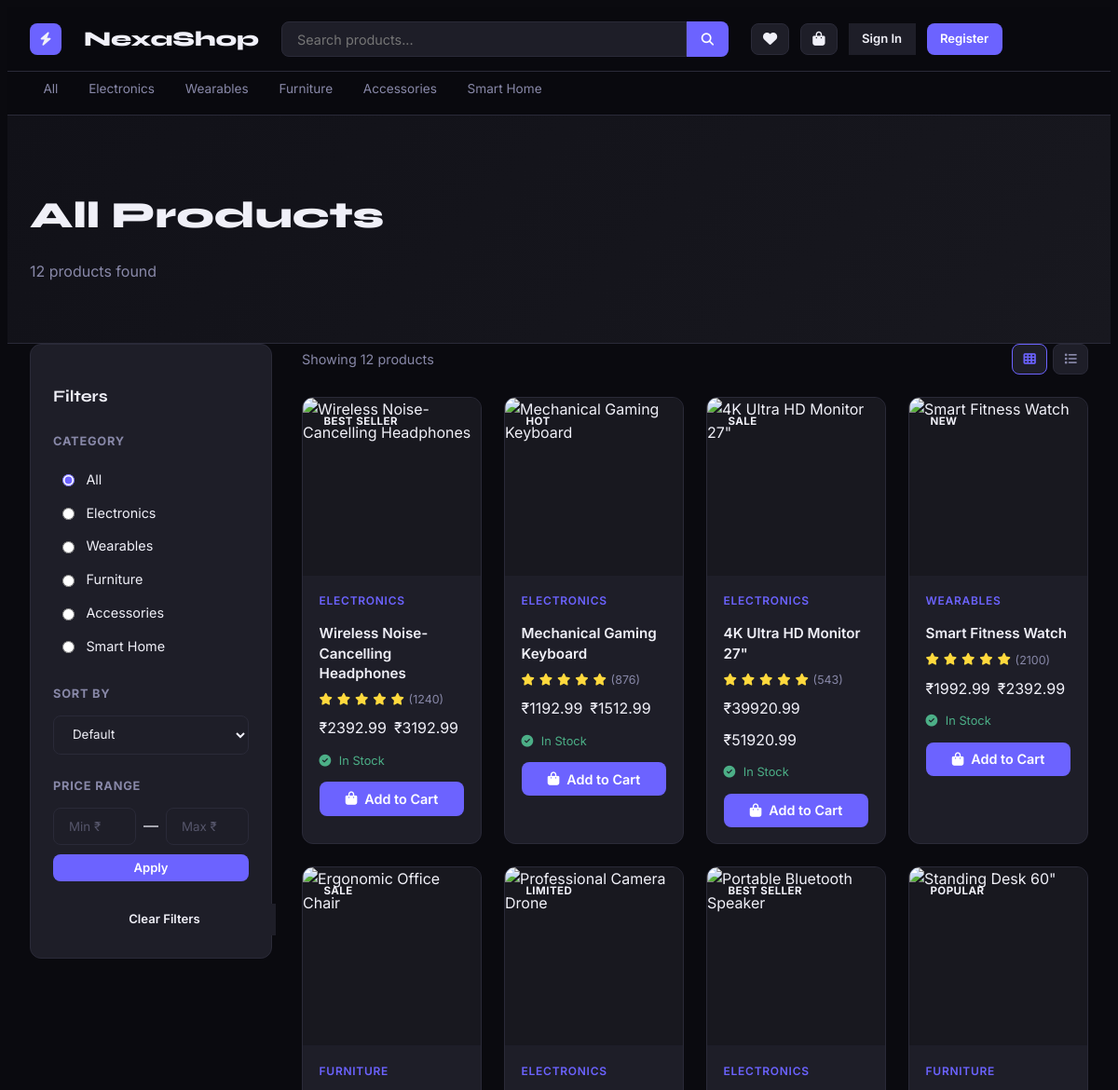
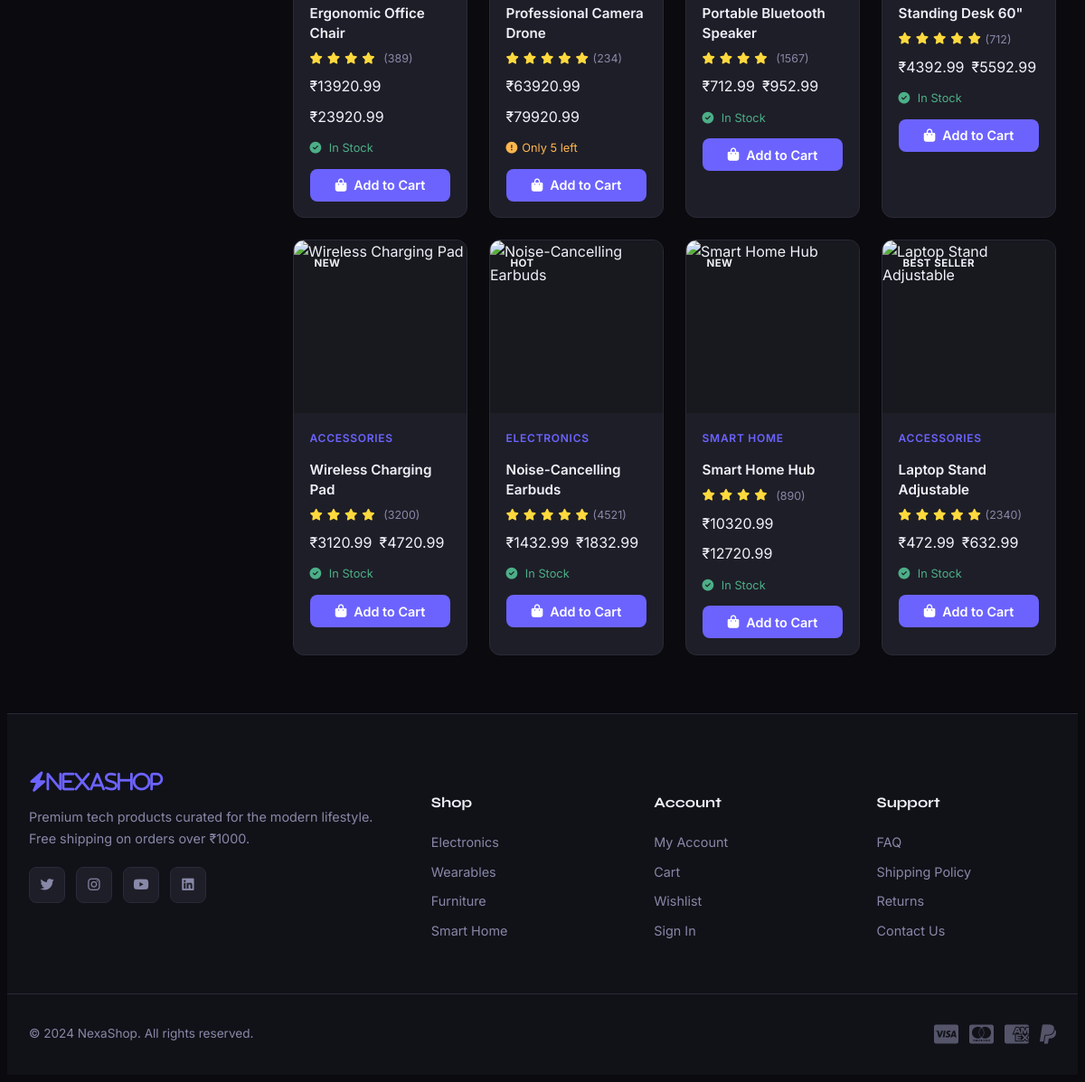
Page /products on the committed database (2 pictures, top to bottom).
### tables this page shows
CREATE TABLE products(
        id              INTEGER PRIMARY KEY AUTOINCREMENT,
        name            TEXT NOT NULL,
        price           REAL NOT NULL,
        original_price  REAL,
        category        TEXT NOT NULL,
        rating          REAL DEFAULT 0,
        reviews         INTEGER DEFAULT 0,
        stock           INTEGER DEFAULT 0,
        badge           TEXT,
        image           TEXT,
        description     TEXT,
        features        TEXT,
        created_at      DATETIME DEFAULT CURRENT_TIMESTAMP);

### app.py (the view)
@app.route("/products")
def products():
    category = request.args.get("category", "All")
    sort = request.args.get("sort", "default")
    search = request.args.get("search", "").strip().lower()
    min_price = request.args.get("min_price", 0, type=float)
    max_price = request.args.get("max_price", 100000, type=float)
    filtered = get_all_products(
        category = category,
        search = search,
        sort = sort,
        min_price = min_price,
        max_price = max_price
    )
    """
        if search:
                filtered = [p for p in filtered if search in p["name"].lower() or search in p["category"].lower()]

            if category != "All":
                filtered = [p for p in filtered if p["category"] == category]

            filtered = [p for p in filtered if min_price <= p["price"] <= max_price]

            if sort == "price_asc":
                filtered.sort(key=lambda x: x["price"])
            elif sort == "price_desc":
                filtered.sort(key=lambda x: x["price"], reverse = True)
            elif sort == "rating":
                filtered.sort(key=lambda x: x["rating"], reverse =True)
            elif sort == "name":
                filtered.sort(key=lambda x: x["name"])
    """
    return render_template("products.html",
                           products=filtered,
                           categories=CATEGORIES,
                           selected_category=category,
                           selected_sort=sort,
                           search=search,
                           cart_count=cart_count(),
                           user=get_current_user())

### app.py (called while the page is built)
def get_current_user():
    uid = session.get("user_id")
    return get_user_by_id(uid) if uid else None

def get_cart():
    return session.get("cart", {})

def cart_count():
    return sum(item["qty"] for item in get_cart().values())

### database.py (called while the page is built)
def get_db():
    conn = sqlite3.connect(DB_PATH)
    conn.row_factory = sqlite3.Row
    conn.execute("PRAGMA foreign_keys = ON")
    return conn

def row_to_product(row):
    d = dict(row)
    try:
        d["features"] = json.loads(d.get("features") or "[]")
    except (json.JSONDecodeError, TypeError):
        d["features"] = []
    return d

def get_all_products(category=None, search=None, sort = "default", min_price=0, max_price=999999):
    conn = get_db()
    try:
        query = "SELECT * FROM products WHERE price BETWEEN ? AND ?"
        params = [min_price, max_price]
        if category and category != "All":
            query += " AND category = ?"
            params.append(category)
        if search:
            query += " AND (LOWER(name) LIKE ? OR LOWER(category) LIKE ?)"
            params += [f"%{search.lower()}%", f"%{search.lower()}%"]
        sort_map = {
            "price_asc": "price ASC",
            "price_desc": "price DESC",
            "rating": "rating DESC",
            "name": "name ASC",
        }
        query += f" ORDER BY {sort_map.get(sort, 'id ASC')}"
        rows = conn.execute(query, params).fetchall()
        return [row_to_product(r) for r in rows]
    finally:
        conn.close()

### templates/products.html (shortened to what this page needs)
{% extends "base.html" %}
{% block content %}
<div class="page-hero page-hero--sm">
    <div class="container">
        <h1>
            {% if search %}Results for "{{ search }}"
            {% elif selected_category != 'All' %}{{ selected_category }}
            {% else %}All Products
            {% endif %}
        </h1>
        <p>{{ products|length }} product{{ 's' if products|length !=1 }} found</p>
    </div>
</div>
<div class="container product-page">
    <div class="products-layout">
        <aside class="sidebar">
            <div class="sidebar_card">
                <h3>Filters</h3>
                <form action="{{ url_for('products') }}" method="GET" id="filterForm">
                    <div class="filter-group">
                        <label class="filter-group_label">Category</label>
                        {% for cat in categories %}
                        <label class="filter-option">
                            <input type="radio" name="category" value="{{ cat }}"
                                {% if cat == selected_category %}checked{% endif %}
                                onchange="document.getElementById('filterForm').submit()" />
                            <span>{{ cat }}</span>
                        </label>
                        {% endfor %}
                    </div>
                    <div class="filter-group">
                        <label class="filter-group_label">Sort By</label>
                        <select name="sort" class="form-select" onchange="document.getElementById('filterForm').submit()">
                            <option value="default" {% if selected_sort == 'default' %}selected{% endif %}>Default</option>
                        </select>
                    </div>
                    <div class="filter-group">
                        <label class="filter-group_label">Price Range</label>
                        <div class="price-range">
                            <input type="number" name="min_price" placeholder="Min ₹" min="0" class="form-input form-input--sm" />
                            <span>—</span>
                            <input type="number" name="max_price" placeholder="Max ₹" min="0" class="form-input form-input--sm">
                        </div>
                        <button type="submit" class="btn btn-primary btn-full btn-sm" style="margin-top: 10px">Apply</button>
                    </div>
                    <a href="{{ url_for('products') }}" class="btn btn-ghost btn-full btn-sm">Clear Filters</a>
                </form>
            </div>
        </aside>
        <div class="products-main">
            <div class="products-toolbar">
                <span class="products-count">Showing {{ products|length }} products</span>
                <div class="view-toggle">
                    <button class="view-btn active" data-view="grid" title="Grid"><i class="fa fa-th"></i></button>
                    <button class="view-btn" data-view="list" title="List"><i class="fa fa-list"></i></button>
                </div>
            </div>
            {% if products %}
            <div class="product-grid" id="productsGrid">
                {% for p in products %}
                <div class="product-card" data-id="{{ p.id }}">
                    <div class="product-card_img-wrap">
                        {% if p.badge %}
                            <span class="product-card_badge badge--{{ p.badge.lower().replace(' ', '-') }}">{{ p.badge }}</span>
                        {% endif %}
                    </div>
                    <div class="product-card_body">
                        <div class="product-card_cat">{{ p.category }}</div>
                        <h3 class="product-card_name">
                            <a href="{{ url_for('product_details', product_id=p.id) }}">{{ p.name }}</a>
                        </h3>
                        <div class="product-card_rating">
                            {% for i in range(5) %}
                                <i class="fa fa-star{% if loop.index > p.rating|round|int %}-o{% endif %}"></i>
                            {% endfor %}
                            <span>({{ p.reviews }})</span>
                        </div>
                        <div class="product-card_price">
                            <span class="price--current">₹{{ "%.2f"|format(p.price) }}</span>
                            {% if p.original_price %}
                                <span class="price--original">₹{{ "%.2f"|format(p.original_price) }}</span>
                            {% endif %}
                        </div>
                        <div class="product-card_stock">
                            {% if p.stock == 0 %}
                                <span class="stock-out">Out of stock</span>
                            {% elif (p.stock <= 5) %}
                                <span class="stock-low"><i class="fa fa-exclamation-circle"></i>Only {{ p.stock }} left</span>
                            {% elif p.stock > 0 %}
                                <span class="stock-ok"><i class="fa fa-check-circle"></i> In Stock</span>
                            {% else %}
                                <span class="stock-out">Out of Stock</span>
                            {% endif %}
                        </div>
                        <form action="{{ url_for('add_to_cart', product_id=p.id) }}" method="POST">
                            <button type="submit" class="btn btn-primary btn-full" {% if p.stock == 0 %}disabled{% endif %}>
                                <i class="fa fa-shopping-bag"></i>Add to Cart
                            </button>
                        </form>
                    </div>
                </div>
                {% endfor %}
            </div>
            {% endif %}
        </div>
    </div>
</div>
{% endblock %}

### rows in the picture
products: badge "BEST SELLER", category "ELECTRONICS", name "Wireless Noise-Cancelling Headphones", reviews "1240", price "2392.99", original_price "3192.99", stock "In Stock"
products: badge "HOT", category "ELECTRONICS", name "Mechanical Gaming Keyboard", reviews "876", price "1192.99", original_price "1512.99", stock "In Stock"
products: badge "SALE", category "ELECTRONICS", name "4K Ultra HD Monitor 27\"", reviews "543", price "39920.99", original_price "51920.99", stock "In Stock"
products: badge "NEW", category "WEARABLES", name "Smart Fitness Watch", reviews "2100", price "1992.99", original_price "2392.99", stock "In Stock"
products: badge "SALE", category "FURNITURE", name "Ergonomic Office Chair", reviews "389", price "13920.99", original_price "23920.99", stock "In Stock"
products: badge "LIMITED", category "ELECTRONICS", name "Professional Camera Drone", reviews "234", price "63920.99", original_price "79920.99", stock "5"
products: badge "BEST SELLER", category "ELECTRONICS", name "Portable Bluetooth Speaker", reviews "1567", price "712.99", original_price "952.99", stock "In Stock"
products: badge "POPULAR", category "FURNITURE", name "Standing Desk 60\"", reviews "712", price "4392.99", original_price "5592.99", stock "In Stock"
products: badge "NEW", category "ACCESSORIES", name "Wireless Charging Pad", reviews "3200", price "3120.99", original_price "4720.99", stock "In Stock"
products: badge "HOT", category "ELECTRONICS", name "Noise-Cancelling Earbuds", reviews "4521", price "1432.99", original_price "1832.99", stock "In Stock"
products: badge "NEW", category "SMART HOME", name "Smart Home Hub", reviews "890", price "10320.99", original_price "12720.99", stock "In Stock"
products: badge "BEST SELLER", category "ACCESSORIES", name "Laptop Stand Adjustable", reviews "2340", price "472.99", original_price "632.99", stock "In Stock"

### other values in the picture
{{ products|length }} "12"
{{ 's' if products|length !=1 }} "s"
{{ cat }} "All" "Electronics" "Wearables" "Furniture" "Accessories" "Smart Home"
